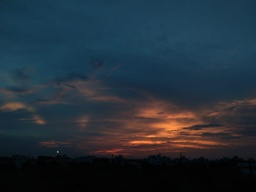
#> input picture IMG-20200918-WA0008.jpg, 256 x 192 px, shrunk from 1040 x 780 before the run, found by its file name
$ python rsa_image.py
#> lines starting #> are read from the running program, lines starting #| are printed output that depends on the picture
import random
import os,sys
import numpy
from PIL import Image

def power1(x,y,m):
    ans=1
    while(y>0):
      if(y%2==1):
        ans=(ans*x)%m
      y=y//2
      x=(x*x)%m
    return ans

def encrypt(jpgfile):

  for i in range(col):
    for j in range(row):
      r,g,b = pixels[j,i]
      r1 = power1(r+10,e,mod)
      g1 = power1(g+10,e,mod)
      b1 = power1(b+10,e,mod)
      enc[i][j] = [r1,g1,b1]
  print (pixels[row-1,col-1])
  img = numpy.array(enc,dtype = numpy.uint8)
  img1 = Image.fromarray(img,"RGB")
  #pixels2 = img1.load()
  img1.show()
  img1.save("R:\My_projects\\5HR3NOGRAPH\enc_img.png")


def decrypt(jpgfile):
  for i in range(col):
    for j in range(row):
      r,g,b = enc[i][j]
      r1 = power1(r,d,mod)-10
      g1 = power1(g,d,mod)-10
      b1 = power1(b,d,mod)-10
      dec[i][j] = [r1,g1,b1]
  img2 = numpy.array(dec,dtype = numpy.uint8)
  img3 = Image.fromarray(img2,"RGB")
  img3.show()
  img3.save('out.bmp')
  j = Image.open("out.bmp")
  # j.show()
  img = j.save("out.jpg")
  p = j.load()
  print (p[row-1,col-1])

jpgfile = Image.open("R:\My_projects\\5HR3NOGRAPH\IMG-20200918-WA0008.jpg")
#> jpgfile is the input picture: PIL image 256x192 RGB; mean R, G, B 35.5, 47.8, 58
#jpgfile.show()
print (jpgfile.bits, jpgfile.size, jpgfile.format)
#| 8 (256, 192) JPEG
row,col = jpgfile.size
#> row = 256; col = 192
pixels = jpgfile.load()

row1 = 1000003
phi = [0 for x1 in range(row1)]
occ = [0 for x1 in range(row1)]
primes = []
phi[1] = 1
#phi[2] = 1
#print (phi)
for i in range(2,1000001):
  #print (i)
  if(phi[i] == 0):
    phi[i] = i-1
    #print (i)
    primes.append(i)
    #j = 2*i
    for j in range (2*i,1000001,i):
      #print("j ",j)
      #print(j)
      if(occ[j] == 0):
        #print ("inside if2")
        occ[j] = 1
        phi[j] = j
        #print (phi[j])
        #print ((i-1)//i)
      phi[j] = (phi[j]*(i-1))//i
      #print(phi[j])
      #j = j + i
#print (primes)
p = primes[random.randrange(1,167)]
q = primes[random.randrange(1,167)]
print (p," ", q)
n = p*q
mod = n
phin1 = phi[n]
phin2 = phi[phin1]
e = primes[random.randrange(1,9000)]
mod1 = phin1
d = power1(e,phin2-1,mod1)
enc = [[0 for x in range(row)] for y in range(col)]
dec = [[0 for x in range(row)] for y in range(col)]
encrypt(jpgfile)
#| (3, 3, 3)
#> in encrypt, `img = numpy.array(enc,dtype = numpy.uint8)`:
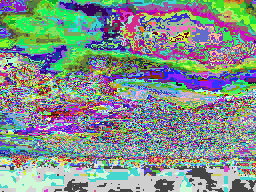
#> img: shape (192, 256, 3); mean of channels 0, 1, 2 129.7, 144.4, 140.6; drawn as R, G, B
decrypt(jpgfile)
#> (the run stopped early here; a loop or call above may not have finished)
